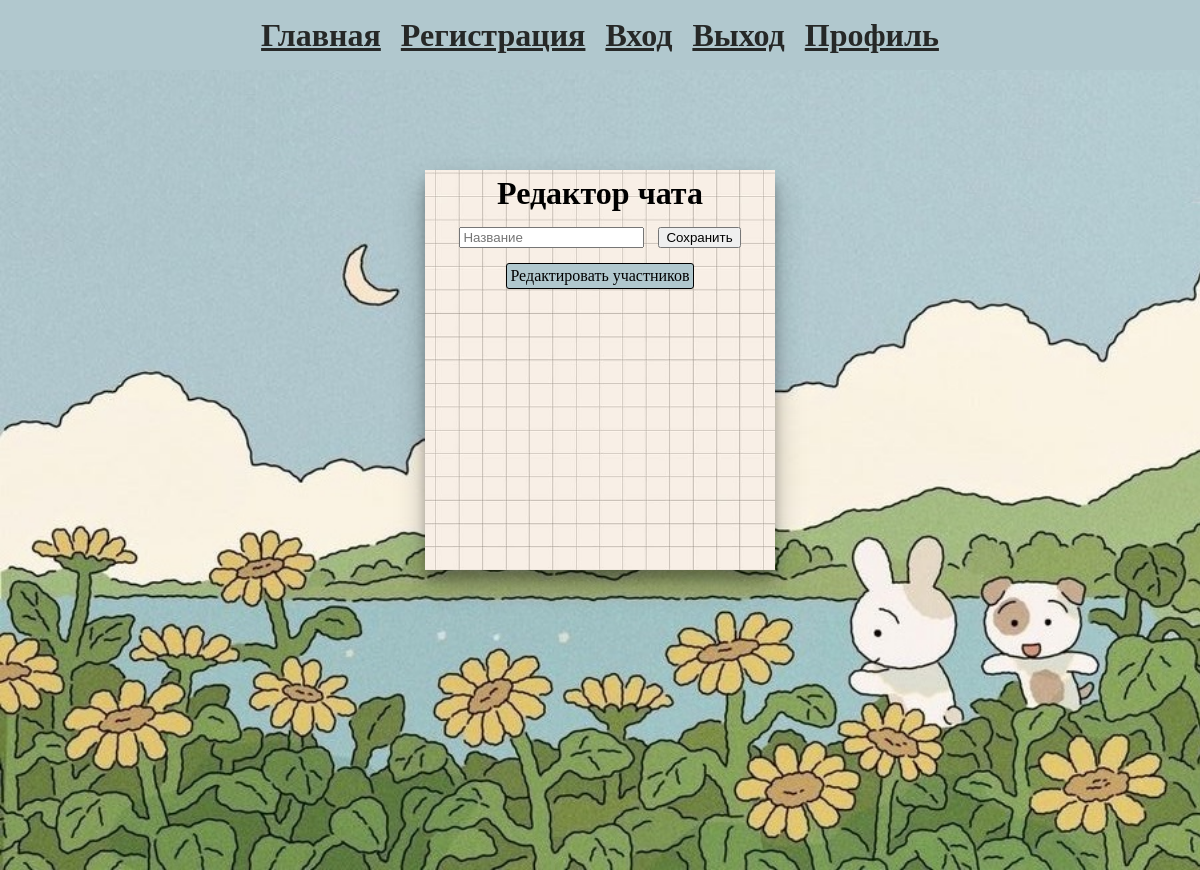
The app's page /edit_group_chat?group_chat_id=10 (signed in), older data.
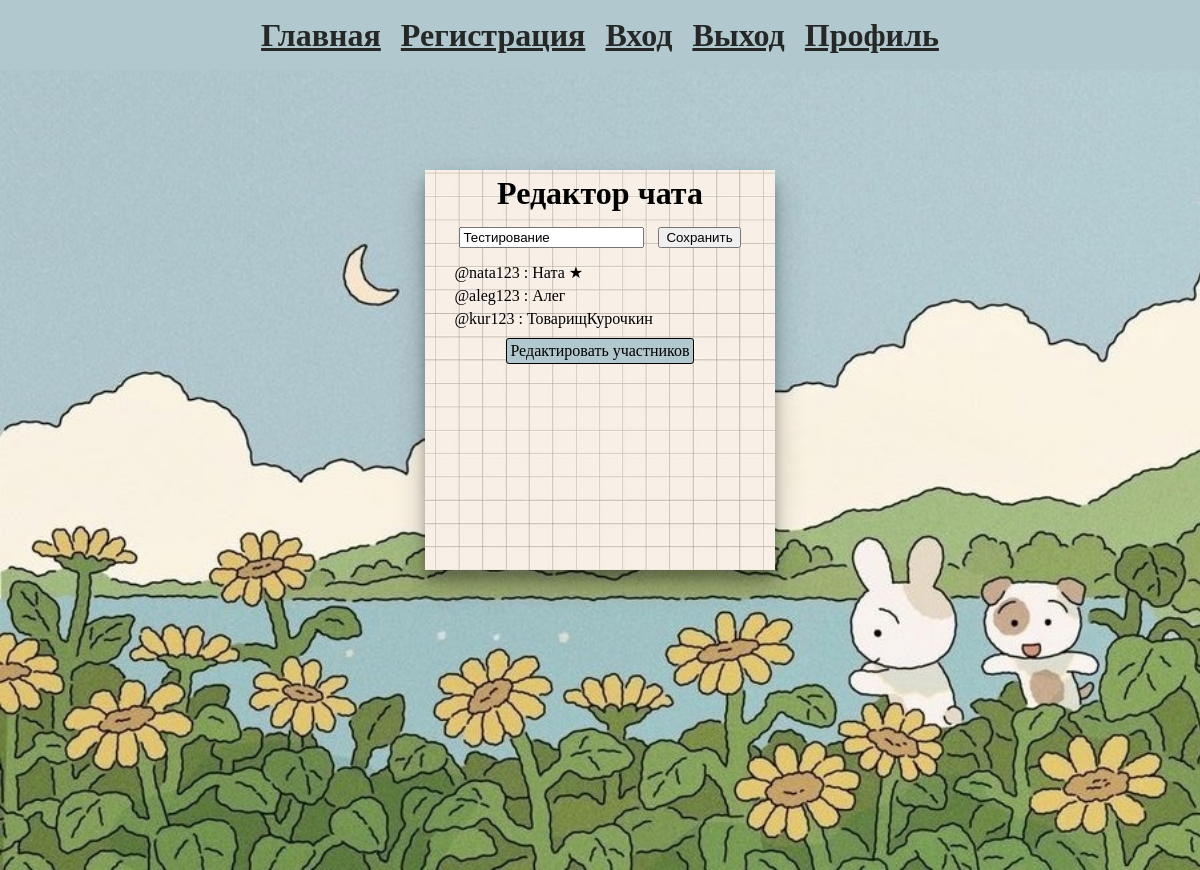
The same page, newer data.
### database_setup.py (models this page shows, shortened)
class Chat(Base):
    __tablename__ = 'chat'
    Id = Column(Integer, primary_key=True)
    Name = Column(String(300), nullable=False, default="")
    Type = Column(Integer, nullable=False, default=0)  # 0-личная переписка 1-общий чат
    Date = Column(DateTime, default=datetime.utcnow, nullable=False)
    Messages = relationship('Message', backref='chat', lazy=True)
    ChatParticipants = relationship('ChatParticipant', backref='chat', lazy=True)

class ChatParticipant(Base):
    __tablename__ = 'chat_participant'
    Id = Column(Integer, primary_key=True)
    Status = Column(Integer, nullable=False, default=0)  # 0-участник, 1-администратор
    UserId = Column(Integer, ForeignKey('user.Id'), nullable=False)
    ChatId = Column(Integer, ForeignKey('chat.Id'), nullable=False)

class User(Base, UserMixin, SerializerMixin):
    __tablename__ = 'user'
    Id = Column(Integer, primary_key=True)
    Name = Column(String(300), nullable=False)
    Photo = Column(String(300), default="/static/images/icon.jpg")
    Login = Column(String(300), unique=True, nullable=False)
    Password = Column(String(300), nullable=False)
    ChatParticipants = relationship('ChatParticipant', backref='user', lazy=True)
    Messages = relationship('Message', backref='user', lazy=True)

### main.py (the view)
@app.route('/edit_group_chat', methods=['POST', 'GET'])
@login_required
def edit_group_chat():
    user_id = current_user.Id
    if not request.args.get('group_chat_id'):
        return redirect('/')
    group_chat_id = request.args.get('group_chat_id')
    group_chat = session.query(Chat).filter(Chat.Id == group_chat_id).first()
    group_chat_participants = session.query(ChatParticipant, User).filter(ChatParticipant.ChatId == group_chat_id). \
        join(User, User.Id == ChatParticipant.UserId).order_by(desc(ChatParticipant.Status)).all()
    for group_chat_participant in group_chat_participants:
        if group_chat_participant.ChatParticipant.UserId == user_id and group_chat_participant.ChatParticipant.Status == 0:
            return redirect(url_for('group_chat_inf', group_chat_id=group_chat_id))
    if request.method == 'POST':
        new_name = request.form['name']
        group_chat.Name = new_name
        session.commit()
        return redirect('/')
    return render_template('/edit_group_chat.html', group_chat=group_chat,
                           group_chat_participants=group_chat_participants)

### main.py (called while the page is built)
@login_manager.user_loader
def load_user(user_id):
    return session.query(User).filter_by(Id=user_id).first()

### templates/edit_group_chat.html (shortened to what this page needs)
{% extends 'base.html' %}
{% block body %}
<div class="background_image">
    <div class="paper top_div">
        <div>
            <h1 class="top_div">Редактор чата</h1>
            <div class="top_div">
                <form method="post">
                    <input type="text" name="name" placeholder="Название" value="{{ group_chat.Name }}">
                    <input type="submit" value="Сохранить">
                </form>
            </div>
            <div class="scrolling">
                {% for group_chat_participant in group_chat_participants %}
                        {% if group_chat_participant.ChatParticipant.Status == 0 %}
                            <p>@{{ group_chat_participant.User.Login }} : {{ group_chat_participant.User.Name }}</p>
                        {% else %}
                            <p>@{{ group_chat_participant.User.Login }} : {{ group_chat_participant.User.Name }} ★</p>
                        {% endif %}
                {% endfor %}
            </div>
            <div class="top_div">
                <a class="mimic_button" href="{{ url_for('edit_participants', group_chat_id=group_chat.Id) }}">Редактировать участников</a><br>
            </div>
        </div>
    </div>
</div>
{% endblock %}

Row changes from the older to the newer data that the page shows:
added Chat: name "Тестирование"
added ChatParticipant: User.Login "nata123", User.Name "Ната"
added ChatParticipant: User.Login "aleg123", User.Name "Алег"
added ChatParticipant: User.Login "kur123", User.Name "ТоварищКурочкин"
